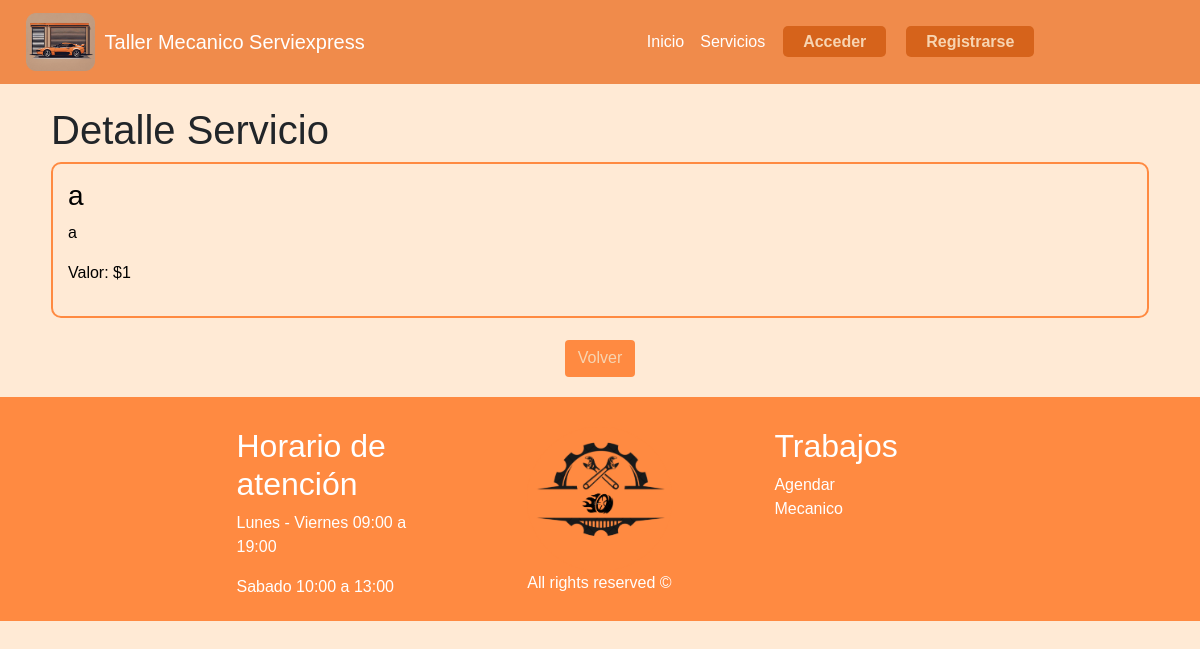
The app's page /servicio/1/ with its own data.
### taller/models.py (models this page shows, shortened)
class Servicio(models.Model):
    id_serv = models.AutoField(primary_key=True)
    tipo_serv = models.CharField(max_length=50)
    desc_serv = models.TextField(max_length=400)
    costo_serv = models.IntegerField()

### taller/views.py (the view, shortened to what this page needs)
# urls.py: path('servicio/<int:id_serv>/', views.update_servicio, name='update_servicio'),
def update_servicio(request, id_serv):
    cliente = Cliente.objects.filter(rut_cli=request.user.username).first()
    empleado = Empleado.objects.filter(rut_emp=request.user.username).first()
    rol = "Cliente" if cliente else "Empleado"
    if request.method == "GET":
        servicio = get_object_or_404(Servicio, pk=id_serv)
        form = ServicioForm(instance=servicio)
        return render(
            request,
            "detail_servicio.html",
            {
                "servicio": servicio,
                "form": form,
                "cliente": cliente,
                "empleado": empleado,
                "rol": rol,
            },
        )

### taller/templates/detail_servicio.html (shortened to what this page needs)
{% extends 'hnf.html' %}
{% load static %}
{% block content %}
<head>
    <link rel="stylesheet" href="{% static 'css/crud.css' %}" />
</head>
<div class="container">
    <ul style="list-style: none;">
        {% if not Mensaje %}
        <h1> Detalle Servicio </h1>
        <li id="detalle">
            <h3>{{ servicio.tipo_serv }}</h3>
            <p>{{ servicio.desc_serv }}</p>
            <p>Valor: ${{ servicio.costo_serv }}</p>
        </li>
        <ul>
            <li class="centered-button" style="margin-top: 2%;">
                <a class="btn" href="/servicios">
                    Volver
                </a>
            </li>
        </ul>
        {% endif %}
    </ul>
</div>
{% endblock %}

### taller/static/css/keyframes.css (style rules this page uses)
@media (max-width: 1400px) { * { max-width: 100%; padding: 0 10px; } }

### taller/static/css/style.css (style rules this page uses)
* { margin: 0%; padding: 0; box-sizing: border-box; }
body { font-family:'Gill Sans', 'Gill Sans MT', Calibri, 'Trebuchet MS', sans-serif; background-color: #ffead5; }
.btn { padding-top: 5px; text-align: center; margin-right: 10px; margin-left: 10px; background: #FF8A41; color: #f7d4b1; }

### taller/static/css/crud.css (style rules this page uses)
.container { width: 94%; }
#detalle { border: 2px solid; border-color: rgba(255, 138, 65); border-radius: 10px; padding: 15px; margin-bottom: 10px; background-color: #ffead5; color: black; }
.centered-button { display: flex; justify-content: center; align-items: center; text-align: center; }

### records on screen
Servicio: tipo_serv "a", desc_serv "a", costo_serv "1"
